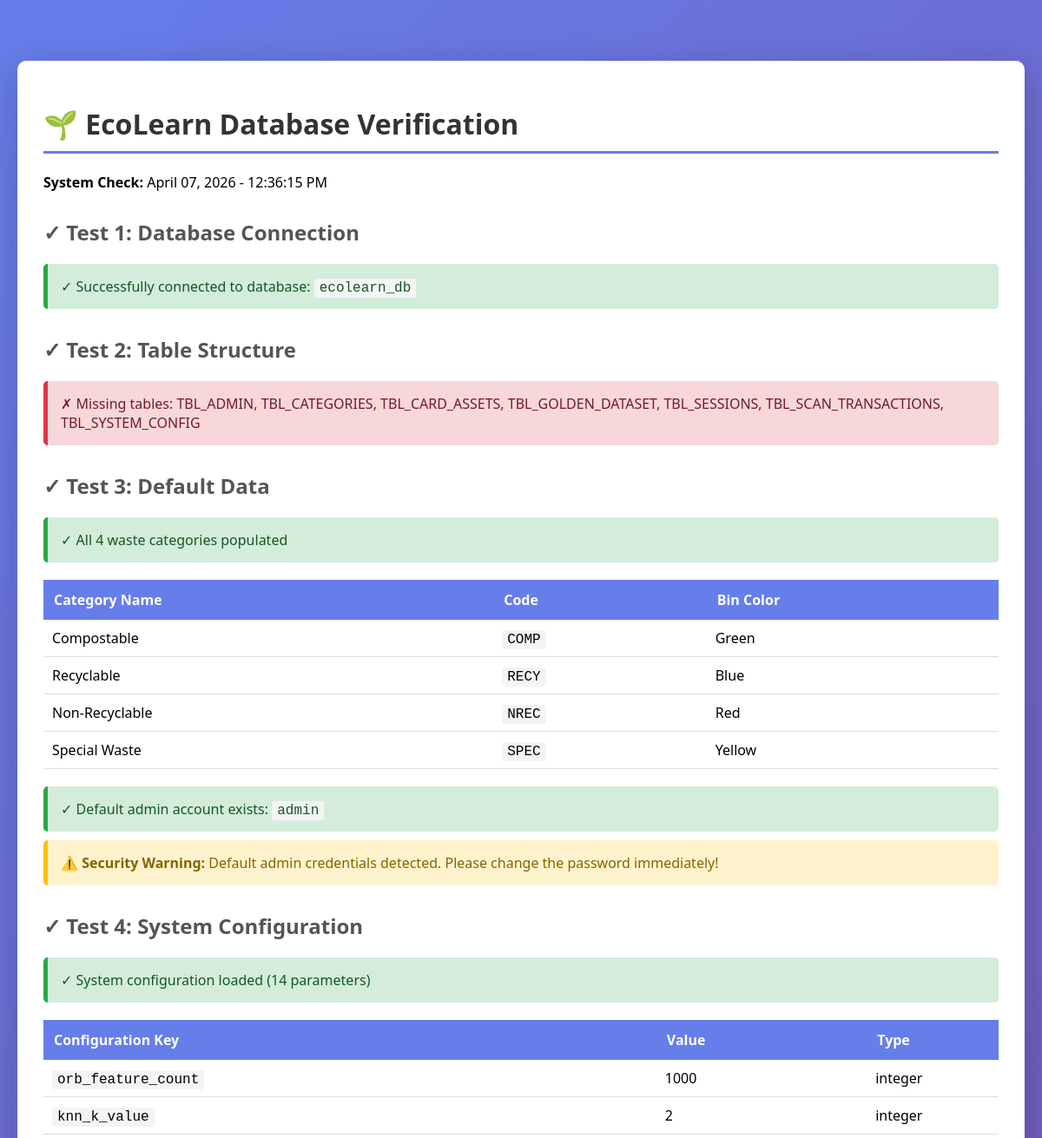
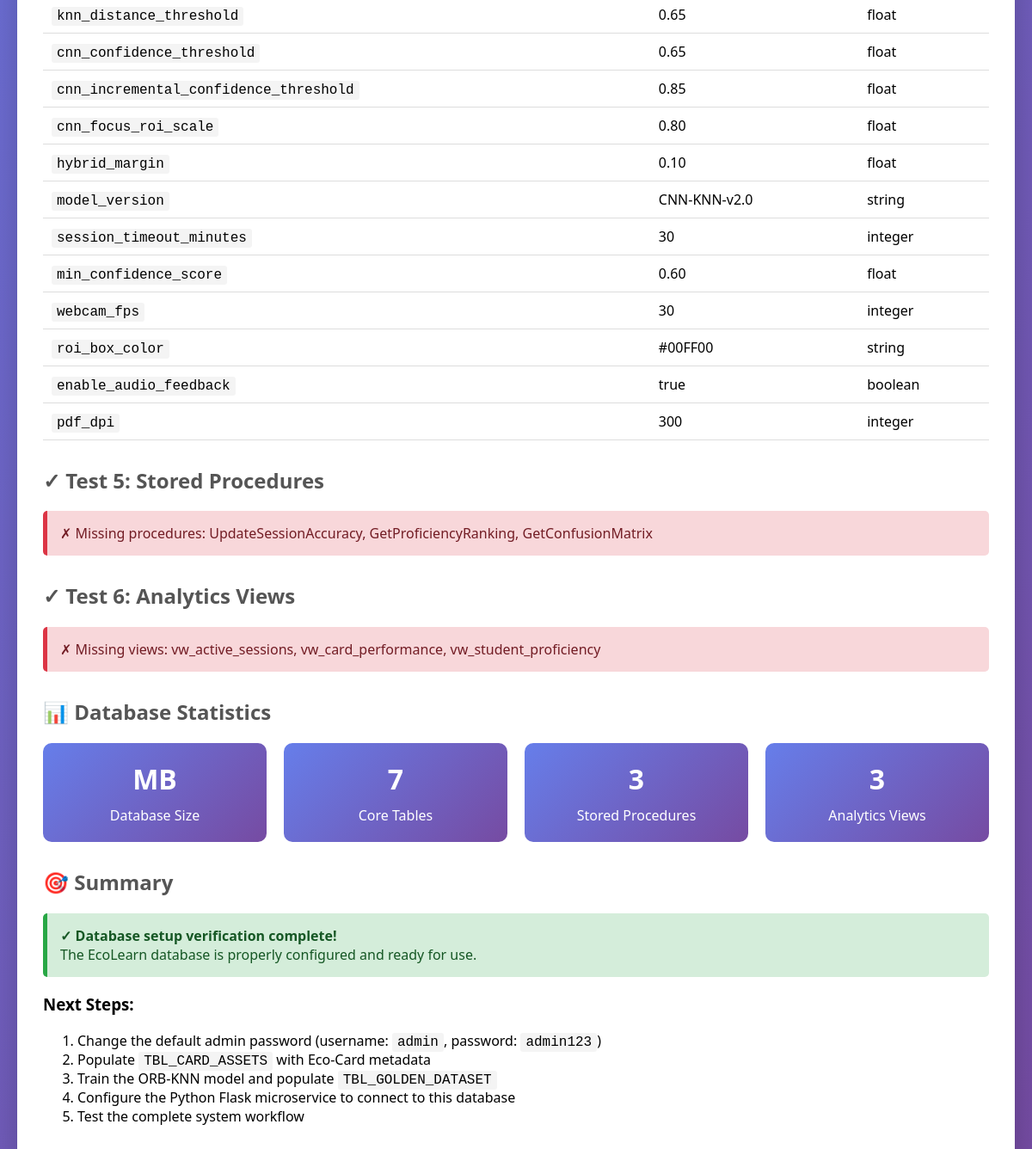
Screenshot of /database/verify_database.php with the database file from the repository (2 pictures, top to bottom).
### tables this page shows
CREATE TABLE TBL_CATEGORIES (
    category_id INT AUTO_INCREMENT PRIMARY KEY,
    category_name VARCHAR(50) NOT NULL UNIQUE COMMENT 'Compostable, Recyclable, Non-Recyclable, Special Waste',
    category_code VARCHAR(20) NOT NULL UNIQUE COMMENT 'Short code: COMP, RECY, NREC, SPEC',
    description TEXT,
    bin_color VARCHAR(30) COMMENT 'Visual identifier: Green, Blue, Red, Yellow',
    display_order INT DEFAULT 0 COMMENT 'For UI sorting',
    is_active TINYINT(1) DEFAULT 1,
    created_at TIMESTAMP DEFAULT CURRENT_TIMESTAMP,
    INDEX idx_code (category_code),
    INDEX idx_active (is_active)
);

CREATE TABLE TBL_SYSTEM_CONFIG (
    config_id INT AUTO_INCREMENT PRIMARY KEY,
    config_key VARCHAR(100) NOT NULL UNIQUE,
    config_value TEXT NOT NULL,
    value_type ENUM('string', 'integer', 'float', 'boolean', 'json') DEFAULT 'string',
    description TEXT,
    is_editable TINYINT(1) DEFAULT 1 COMMENT 'Whether admin can modify',
    last_modified TIMESTAMP DEFAULT CURRENT_TIMESTAMP ON UPDATE CURRENT_TIMESTAMP,
    modified_by INT COMMENT 'Admin who last modified',
    FOREIGN KEY (modified_by) REFERENCES TBL_ADMIN(admin_id) ON DELETE SET NULL ON UPDATE CASCADE,
    INDEX idx_key (config_key)
);

### database/verify_database.php (the view, shortened to what this page needs)
<!DOCTYPE html>
<html lang="en">
<head>
</head>
<body>
    <div class="container">
        <h1>🌱 EcoLearn Database Verification</h1>
        <p><strong>System Check:</strong> <?php echo date('F d, Y - h:i:s A'); ?></p>
<?php
echo "<h2>✓ Test 1: Database Connection</h2>";
try {
    $conn = new mysqli(DB_SERVER, DB_USERNAME, DB_PASSWORD, DB_DATABASE);
    $conn->set_charset("utf8mb4");
    echo '<div class="success">✓ Successfully connected to database: <code>' . DB_DATABASE . '</code></div>';
} catch (Exception $e) {
    echo '<div class="error">✗ Connection failed: ' . htmlspecialchars($e->getMessage()) . '</div>';
    echo '<div class="warning">Make sure XAMPP MySQL is running and the database has been imported.</div>';
    exit;
}
echo "<h2>✓ Test 2: Table Structure</h2>";
$tables_required = [
    'TBL_ADMIN',
    'TBL_CATEGORIES',
    'TBL_CARD_ASSETS',
    'TBL_GOLDEN_DATASET',
    'TBL_SESSIONS',
    'TBL_SCAN_TRANSACTIONS',
    'TBL_SYSTEM_CONFIG'
];
$tables_found = [];
$result = $conn->query("SHOW TABLES");
while ($row = $result->fetch_array()) {
    $tables_found[] = $row[0];
}
$missing_tables = array_diff($tables_required, $tables_found);
if (empty($missing_tables)) {
    echo '<div class="success">✓ All 7 required tables exist</div>';
    echo '<table>';
    echo '<tr><th>Table Name</th><th>Row Count</th><th>Status</th></tr>';
    foreach ($tables_required as $table) {
        $count_result = $conn->query("SELECT COUNT(*) as cnt FROM $table");
        $count = $count_result->fetch_assoc()['cnt'];
        echo "<tr><td><code>$table</code></td><td>$count</td><td>✓ OK</td></tr>";
    }
    echo '</table>';
} else {
    echo '<div class="error">✗ Missing tables: ' . implode(', ', $missing_tables) . '</div>';
}
echo "<h2>✓ Test 3: Default Data</h2>";
$cat_result = $conn->query("SELECT COUNT(*) as cnt FROM TBL_CATEGORIES");
$cat_count = $cat_result->fetch_assoc()['cnt'];
if ($cat_count == 4) {
    echo '<div class="success">✓ All 4 waste categories populated</div>';
    $categories = $conn->query("SELECT category_name, category_code, bin_color FROM TBL_CATEGORIES ORDER BY display_order");
    echo '<table>';
    echo '<tr><th>Category Name</th><th>Code</th><th>Bin Color</th></tr>';
    while ($cat = $categories->fetch_assoc()) {
        echo "<tr><td>{$cat['category_name']}</td><td><code>{$cat['category_code']}</code></td><td>{$cat['bin_color']}</td></tr>";
    }
    echo '</table>';
} else {
    echo '<div class="error">✗ Expected 4 categories, found ' . $cat_count . '</div>';
}
$admin_result = $conn->query("SELECT username, full_name, is_active FROM TBL_ADMIN LIMIT 1");
if ($admin_result->num_rows > 0) {
    $admin = $admin_result->fetch_assoc();
    echo '<div class="success">✓ Default admin account exists: <code>' . $admin['username'] . '</code></div>';
    if ($admin['username'] == 'admin') {
        echo '<div class="warning">⚠️ <strong>Security Warning:</strong> Default admin credentials detected. Please change the password immediately!</div>';
    }
} else {
    echo '<div class="error">✗ No admin account found</div>';
}
echo "<h2>✓ Test 4: System Configuration</h2>";
$config_result = $conn->query("SELECT config_key, config_value, value_type FROM TBL_SYSTEM_CONFIG");
if ($config_result->num_rows > 0) {
    echo '<div class="success">✓ System configuration loaded (' . $config_result->num_rows . ' parameters)</div>';
    echo '<table>';
    echo '<tr><th>Configuration Key</th><th>Value</th><th>Type</th></tr>';
    while ($config = $config_result->fetch_assoc()) {
        echo "<tr><td><code>{$config['config_key']}</code></td><td>{$config['config_value']}</td><td>{$config['value_type']}</td></tr>";
    }
    echo '</table>';
} else {
    echo '<div class="error">✗ No system configuration found</div>';
}
echo "<h2>✓ Test 5: Stored Procedures</h2>";
$procedures = ['UpdateSessionAccuracy', 'GetProficiencyRanking', 'GetConfusionMatrix'];
$procs_found = [];
$missing_procs = array_diff($procedures, $procs_found);
if (empty($missing_procs)) {
    echo '<div class="success">✓ All 3 stored procedures exist</div>';
    echo '<ul>';
    foreach ($procedures as $proc) {
        echo "<li><code>$proc</code></li>";
    }
    echo '</ul>';
} else {
    echo '<div class="error">✗ Missing procedures: ' . implode(', ', $missing_procs) . '</div>';
}
echo "<h2>✓ Test 6: Analytics Views</h2>";
$views = ['vw_active_sessions', 'vw_card_performance', 'vw_student_proficiency'];
$views_found = [];
$missing_views = array_diff($views, $views_found);
if (empty($missing_views)) {
    echo '<div class="success">✓ All 3 analytics views exist</div>';
    echo '<ul>';
    foreach ($views as $view) {
        echo "<li><code>$view</code></li>";
    }
    echo '</ul>';
} else {
    echo '<div class="error">✗ Missing views: ' . implode(', ', $missing_views) . '</div>';
}
echo "<h2>📊 Database Statistics</h2>";
echo '<div class="stats">';
$size_result = $conn->query("
    SELECT
        ROUND(SUM(data_length + index_length) / 1024 / 1024, 2) AS size_mb
    FROM information_schema.TABLES
    WHERE table_schema = '" . DB_DATABASE . "'
");
$size = $size_result->fetch_assoc()['size_mb'];
echo '<div class="stat-box">';
echo '<h3>' . $size . ' MB</h3>';
echo '<p>Database Size</p>';
echo '</div>';
echo '<div class="stat-box">';
echo '<h3>7</h3>';
echo '<p>Core Tables</p>';
echo '</div>';
echo '<div class="stat-box">';
echo '<h3>3</h3>';
echo '<p>Stored Procedures</p>';
echo '</div>';
echo '<div class="stat-box">';
echo '<h3>3</h3>';
echo '<p>Analytics Views</p>';
echo '</div>';
echo '</div>';
echo "<h2>🎯 Summary</h2>";
echo '<div class="success">';
echo '<strong>✓ Database setup verification complete!</strong><br>';
echo 'The EcoLearn database is properly configured and ready for use.';
echo '</div>';
echo '<h3>Next Steps:</h3>';
echo '<ol>';
echo '<li>Change the default admin password (username: <code>admin</code>, password: <code>admin123</code>)</li>';
echo '<li>Populate <code>TBL_CARD_ASSETS</code> with Eco-Card metadata</li>';
echo '<li>Train the ORB-KNN model and populate <code>TBL_GOLDEN_DATASET</code></li>';
echo '<li>Configure the Python Flask microservice to connect to this database</li>';
echo '<li>Test the complete system workflow</li>';
echo '</ol>';
?>
    </div>
</body>
</html>

### database/verify_database.php (style rules this page uses)
body { font-family: 'Segoe UI', Tahoma, Geneva, Verdana, sans-serif; max-width: 1200px; margin: 50px auto; padding: 20px; background: linear-gradient(135deg, #667eea 0%, #764ba2 100%); }
.container { background: white; padding: 30px; border-radius: 10px; box-shadow: 0 10px 40px rgba(0,0,0,0.2); }
h1 { color: #333; border-bottom: 3px solid #667eea; padding-bottom: 10px; }
h2 { color: #555; margin-top: 30px; }
.success { background: #d4edda; color: #155724; padding: 15px; border-left: 5px solid #28a745; margin: 10px 0; border-radius: 5px; }
.error { background: #f8d7da; color: #721c24; padding: 15px; border-left: 5px solid #dc3545; margin: 10px 0; border-radius: 5px; }
.warning { background: #fff3cd; color: #856404; padding: 15px; border-left: 5px solid #ffc107; margin: 10px 0; border-radius: 5px; }
table { width: 100%; border-collapse: collapse; margin: 20px 0; }
th { background: #667eea; color: white; padding: 12px; text-align: left; }
td { padding: 10px; border-bottom: 1px solid #ddd; }
.stats { display: grid; grid-template-columns: repeat(auto-fit, minmax(200px, 1fr)); gap: 20px; margin: 20px 0; }
.stat-box { background: linear-gradient(135deg, #667eea 0%, #764ba2 100%); color: white; padding: 20px; border-radius: 10px; text-align: center; }
.stat-box h3 { margin: 0; font-size: 2em; }
.stat-box p { margin: 10px 0 0 0; }
code { background: #f4f4f4; padding: 2px 6px; border-radius: 3px; font-family: 'Courier New', monospace; }

### rows the page displays
tbl_categories: category_name "Compostable", category_code "COMP", bin_color "Green"
tbl_categories: category_name "Recyclable", category_code "RECY", bin_color "Blue"
tbl_categories: category_name "Non-Recyclable", category_code "NREC", bin_color "Red"
tbl_categories: category_name "Special Waste", category_code "SPEC", bin_color "Yellow"
tbl_system_config: config_key "orb_feature_count", config_value "1000", value_type "integer"
tbl_system_config: config_key "knn_k_value", config_value "2", value_type "integer"
tbl_system_config: config_key "knn_distance_threshold", config_value "0.65", value_type "float"
tbl_system_config: config_key "cnn_confidence_threshold", config_value "0.65", value_type "float"
tbl_system_config: config_key "cnn_incremental_confidence_threshold", config_value "0.85", value_type "float"
tbl_system_config: config_key "cnn_focus_roi_scale", config_value "0.80", value_type "float"
tbl_system_config: config_key "hybrid_margin", config_value "0.10", value_type "float"
tbl_system_config: config_key "model_version", config_value "CNN-KNN-v2.0", value_type "string"
tbl_system_config: config_key "session_timeout_minutes", config_value "30", value_type "integer"
tbl_system_config: config_key "min_confidence_score", config_value "0.60", value_type "float"
tbl_system_config: config_key "webcam_fps", config_value "30", value_type "integer"
tbl_system_config: config_key "roi_box_color", config_value "#00FF00", value_type "string"
tbl_system_config: config_key "enable_audio_feedback", config_value "true", value_type "boolean"
tbl_system_config: config_key "pdf_dpi", config_value "300", value_type "integer"

### other values shown
DB_DATABASE "ecolearn_db"
implode(', ', $missing_tables) "TBL_ADMIN, TBL_CATEGORIES, TBL_CARD_ASSETS, TBL_GOLDEN_DATASET, TBL_SESSIONS, TBL_SCAN_TRANSACTIONS, TBL_SYSTEM_CONFIG"
$admin['username'] "admin"
$config_result->num_rows "14"
implode(', ', $missing_procs) "UpdateSessionAccuracy, GetProficiencyRanking, GetConfusionMatrix"
implode(', ', $missing_views) "vw_active_sessions, vw_card_performance, vw_student_proficiency"
